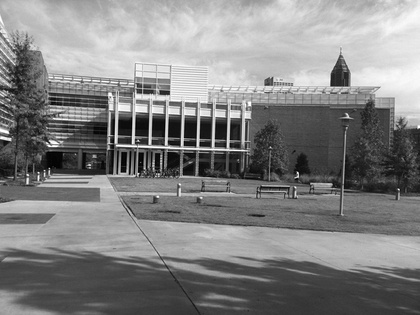
%> input picture ProblemSets/ps4/input/simA.jpg, 420 x 315 px, shrunk from 640 x 480 before the run
$ octave ps4.m   (GNU Octave 9; MATLAB toolbox functions it lacks are replaced by stand-ins)
%> lines starting %> are read from the running program, lines starting %| are printed output that depends on the picture
### ProblemSets/ps4/computeGradients.m
function [gx, gy, g] = computeGradients(img)
    [gx gy] = imgradientxy(img, 'sobel'); % Note: gx, gy are not normalized
    gx = gx - min(gx(:));
    gx = gx ./ max(gx(:));
    gy = gy - min(gy(:));
    gy = gy ./ max(gy(:));
    g = [gx gy];
end

### ProblemSets/ps4/computeHarrisValues.m
function Rm = computeHarrisValues(Ix, Iy, a, filter_size, filter_sigma)

    % gaussian window
    Gxy = fspecial('gaussian', filter_size, filter_sigma);

% [7 lines of commented-out code are left out]
    Ix2 = Ix .^ 2;
    Iy2 = Iy .^ 2;
    Ixy = Ix .* Iy;

    % sums of the products of derivatives at each pixel

    %window convolved with derivatives
    Sx2 = conv2(Ix2, Gxy, 'same');
    Sy2 = conv2(Iy2, Gxy, 'same');
    Sxy = conv2(Ixy, Gxy, 'same');

    numOfRows = size(Sxy,1);
    numOfColumns = size(Sxy,2);
    Rm = zeros(numOfRows, numOfColumns);
    for x=1:numOfRows,
        for y=1:numOfColumns,
            % 4) Define at each pixel(x, y) the matrix H
            H = [Sx2(x, y) Sxy(x, y); Sxy(x, y) Sy2(x, y)];

            % 5) Compute the response of the detector at each pixel
            R = det(H) - a * (trace(H) ^ 2);

            Rm(x, y) = R;

        end
    end
    Rm = Rm - min(Rm(:));
    Rm = Rm ./ max(Rm(:));
    imshow(Rm);
end

### ProblemSets/ps4/computeAngles.m
function [selectedAngles, points] = computeAngles(Rm, Ix, Iy)
%COMPUTEANGLES Summary of this function goes here
%   Detailed explanation goes here
    [row, col] = find(Rm ~= 0);
    angles = atan2(Ix, Iy);

    selectedAngles = zeros(size(row));
    for i = 1:size(row)
        selectedAngles(i) = angles(row(i), col(i));
    end
    points = [col row];
    % [5 lines of commented-out code are left out]
end

### ProblemSets/ps4/adjustHarris.m
function Rm = adjustHarris(Rm, threshold, radius)
%ADJUSTHARRIS thresholding and non maximum supression
    % Extract local maxima by performing a grey scale morphological
	% dilation and then finding points in the corner strength image that
	% match the dilated image and are also greater than the threshold.
	sze = 2*radius+1;                   % Size of mask.
	mx = ordfilt2(Rm,sze^2,ones(sze)); % Grey-scale dilate.
	b = (Rm==mx)&(Rm>threshold);       % Find maxima.
    Rm = Rm .* b;
    imshow(Rm);
end

### ProblemSets/ps4/matchSIFT.m
function matchSIFT(imgA, imgB, frameA, frameB, filter)
%MATCHSIFT Summary of this function goes here
%   Detailed explanation goes here
    %imgAgrey = rgb2gray(imgA);
    %imgBgrey = rgb2gray(imgB);
    imgAsmooth = imfilter(single(imgA), filter);
    imgBsmooth = imfilter(single(imgB), filter);

    [fa, da] = vl_sift(single(imgA), 'frames', frameA);
    [fb, db] = vl_sift(single(imgB), 'frames', frameB);

    [M, scores] = vl_ubcmatch(da, db);

    xa = fa(1,M(1,:)) ;
    xb = fb(1,M(2,:)) + size(imgA,2) ;
    ya = fa(2,M(1,:)) ;
    yb = fb(2,M(2,:)) ;

    imshow([imgA, imgB]);
    h = line([xa ; xb], [ya ; yb]) ;
end

### ProblemSets/ps4/ps4.m
close all;
%run('C:/Ilir/ComputerVision/Vlfeat/vlfeat-0.9.20/toolbox/vl_setup')
run('C:\Users\Ilir\Documents\Ilir\ComputerVision\VLFeat\vlfeat-0.9.20\toolbox\vl_setup')
%> (this line was passed over: vl_setup is not available in this run)

filter_size = 21;
filter_sigma = 3;

simA = imread(fullfile('input', 'simA.jpg'));
%> simA is the input picture: size 315x420 uint8; min 0, max 255, mean 130.5
simB = imread(fullfile('input', 'simB.jpg'));
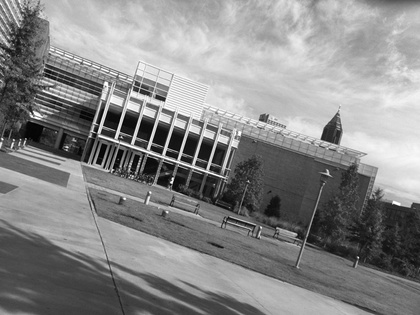
%> input picture ProblemSets/ps4/input/simB.jpg, 420 x 315 px, shrunk from 640 x 480 before the run
%> simB is the input picture: size 315x420 uint8; min 0, max 255, mean 136
transA = imread(fullfile('input', 'transA.jpg'));
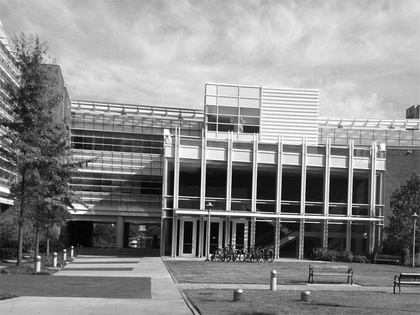
%> input picture ProblemSets/ps4/input/transA.jpg, 420 x 315 px, shrunk from 640 x 480 before the run
%> transA is the input picture: size 315x420 uint8; min 0, max 255, mean 139
transB = imread(fullfile('input', 'transB.jpg'));
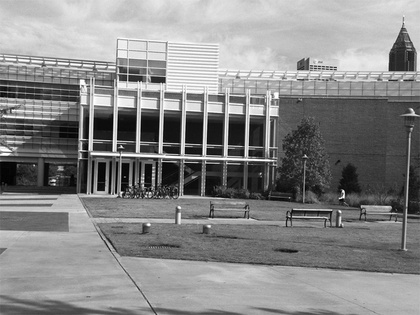
%> input picture ProblemSets/ps4/input/transB.jpg, 420 x 315 px, shrunk from 640 x 480 before the run
%> transB is the input picture: size 315x420 uint8; min 0, max 255, mean 135.6

%% 1-a
[Ix1A, Iy1A, I1A] = computeGradients(simA);
[Ix1B, Iy1B, I1B] = computeGradients(simB);
[Ix2A, Iy2A, I1A] = computeGradients(transA);
[Ix2B, Iy2B, I2B] = computeGradients(transB);
%> in computeGradients (call 4), `g = [gx gy];`:
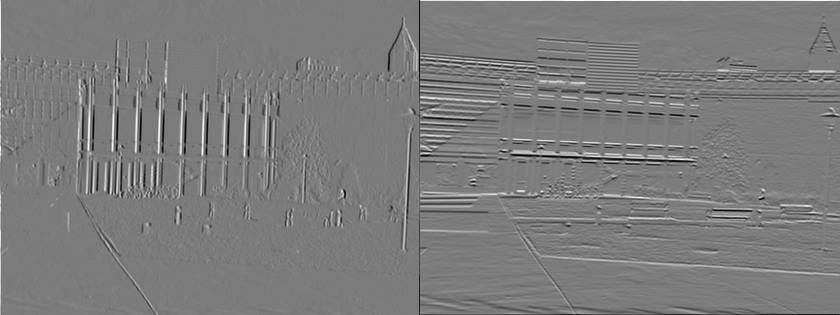
%> g: size 315x840 double; min 0, max 1, mean 0.487

%% 1-b
Rm1A = computeHarrisValues(Ix1A, Iy1A, 0.04, filter_size, filter_sigma);
%> in computeHarrisValues, `Sxy = conv2(Ixy, Gxy, 'same');`:
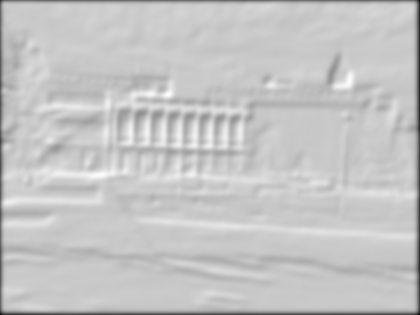
%> Sxy: size 315x420 double; min 0.0695, max 0.296, mean 0.245; drawn with min black and max white
Rm1B = computeHarrisValues(Ix1B, Iy1B, 0.04, filter_size, filter_sigma);
%> call 2 of computeHarrisValues, with a = 0.04, filter_size = 21, filter_sigma = 3
%> in computeHarrisValues (call 2), `Ixy = Ix .* Iy;`:
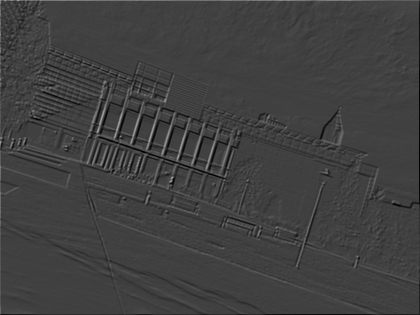
%> Ixy: size 315x420 double; min 0, max 0.646, mean 0.254
%> after the loop in computeHarrisValues (call 2), `for x=1:numOfRows,`:
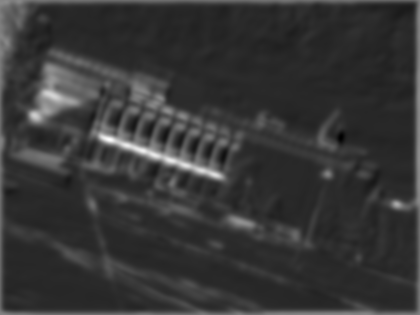
%> Rm: size 315x420 double; min -0.0149, max 0.0136, mean -0.00874; drawn with min black and max white
Rm2A = computeHarrisValues(Ix2A, Iy2A, 0.04, filter_size, filter_sigma);
Rm2B = computeHarrisValues(Ix2B, Iy2B, 0.04, filter_size, filter_sigma);

%% 1-c
Rm1A = adjustHarris(Rm1A, 0.5, 5);
Rm1B = adjustHarris(Rm1B, 0.5, 5);
Rm2A = adjustHarris(Rm2A, 0.5, 5);
Rm2B = adjustHarris(Rm2B, 0.5, 5);

%% 2-a
[selectedAngles1A, points1A] = computeAngles(Rm1A, Ix1A, Iy1A);
%> in computeAngles, `[row, col] = find(Rm ~= 0);`: row = 41 values from 1 to 315; col = 41 values from 1 to 420
%> the loop in computeAngles, `for i = 1:size(row)` made 41 passes
%> after the loop in computeAngles, `for i = 1:size(row)`: selectedAngles = 41 values, max 1.46 at index 13, min 0.00302 at index 37, mean 0.654
%> in computeAngles, `points = [col row];`: points = 41 rows, first 12: [1 1; 1 21; 1 42; 1 51; 1 80; 1 96; 1 106; 1 315; 5 139; 22 315; 39 315; 51 145]
%> selectedAngles1A has the same summary as selectedAngles in computeAngles; points1A has the same summary as points in computeAngles
frame = [points1A  ones(size(points1A,1),1)*10  selectedAngles1A]';
imshow([simA simB]);
h1 = vl_plotframe(frame);
%> (this line was passed over: vl_plotframe is not available in this run)
[selectedAngles1B, points1B] = computeAngles(Rm1B, Ix1B, Iy1B);
%> the loop in computeAngles (call 2), `for i = 1:size(row)` made 40 passes
%> in computeAngles (call 2), `points = [col row];`: points = 40 rows, first 12: [1 53; 1 142; 1 315; 7 2; 7 43; 20 1; 35 116; 47 111; 51 70; 52 82; 53 96; 110 140]
%> selectedAngles1B = 40 values, max 1.51 at index 31, min 0 at index 37, mean 0.885; points1B has the same summary as points in computeAngles
frame = [points1B(:,1)+size(simA,2) points1B(:,2)  ones(size(points1B,1),1)*10  selectedAngles1B]';
h2 = vl_plotframe(frame);
%> (this line was passed over: vl_plotframe is not available in this run)
[selectedAngles2A, points2A] = computeAngles(Rm2A, Ix2A, Iy2A);
%> in computeAngles (call 3), `points = [col row];`: points = 92 rows, first 12: [1 1; 1 26; 1 39; 1 53; 1 68; 1 80; 1 91; 1 112; 1 148; 1 169; 2 133; 3 315]
%> selectedAngles2A = 92 values, max 1.46 at index 63, min 0.0568 at index 85, mean 0.871; points2A has the same summary as points in computeAngles
[selectedAngles2B, points2B] = computeAngles(Rm2B, Ix2B, Iy2B);
%> in computeAngles (call 4), `points = [col row];`: points = 102 rows, first 12: [1 1; 1 16; 1 60; 1 85; 1 100; 1 137; 1 202; 1 233; 1 315; 6 154; 12 61; 20 119]
%> selectedAngles2B = 102 values, max 1.49 at index 12, min 0.0219 at index 98, mean 0.867; points2B has the same summary as points in computeAngles
%> the run ends on the next line

%% 2-b
Gxy = fspecial('gaussian', filter_size, filter_sigma);
frame1A = [points1A  ones(size(points1A,1),1)  selectedAngles1A]';
frame1B = [points1B  ones(size(points1B,1),1)  selectedAngles1B]';
matchSIFT(simA, simB, frame1A, frame1B, Gxy);
